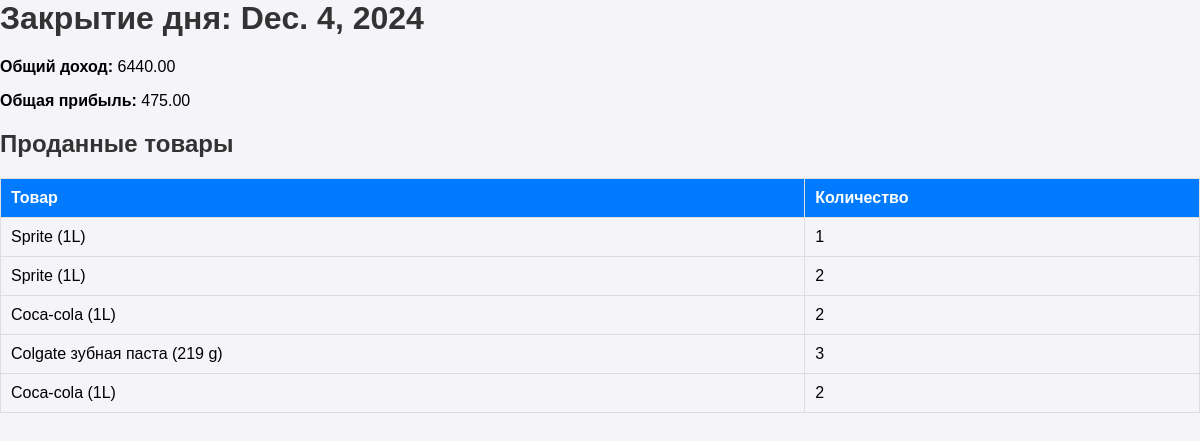
The page /closed_day/44/ on the database its author committed.
### inventory/models.py (models this page shows, shortened)
class ClosedDay(models.Model):
    date = models.DateField(default=now)
    total_income = models.DecimalField(max_digits=10, decimal_places=2)
    total_profit = models.DecimalField(max_digits=10, decimal_places=2)

class DailySale(models.Model):
    product = models.ForeignKey(Product, on_delete=models.CASCADE)
    quantity = models.PositiveIntegerField()
    sale_date = models.DateField()
    total_price = models.DecimalField(max_digits=10, decimal_places=2)
    is_closed = models.BooleanField(default=False)
    closed_day = models.ForeignKey('ClosedDay', on_delete=models.SET_NULL, null=True, blank=True)

class Product(models.Model):
    name = models.CharField(max_length=100)
    description = models.TextField(blank=True, null=True)
    category = models.ForeignKey(Category, on_delete=models.CASCADE)
    quantity = models.PositiveIntegerField(default=0)
    purchase_price = models.DecimalField(max_digits=10, decimal_places=2)
    sale_price = models.DecimalField(max_digits=10, decimal_places=2)

### inventory/views.py (the view)
# urls.py: path('closed_day/<int:closed_day_id>/', views.closed_day_detail, name='closed_day_detail'),
def closed_day_detail(request, closed_day_id):
    closed_day = get_object_or_404(ClosedDay, id=closed_day_id)
    sales = closed_day.dailysale_set.all()  # Используем обратную связь для получения связанных продаж
    total_income = sales.aggregate(total=Sum(F('quantity') * F('product__sale_price')))['total'] or 0
    total_profit = sales.aggregate(
        total_profit=Sum(
            ExpressionWrapper(
                F('quantity') * (F('product__sale_price') - F('product__purchase_price')),
                output_field=DecimalField(max_digits=10, decimal_places=2)
            )
        )
    )['total_profit'] or 0
    return render(request, 'inventory/closed_day_detail.html', {
        'closed_day': closed_day,
        'sales': sales,
        'total_income': total_income,
        'total_profit': total_profit,
    })

### inventory/templates/inventory/closed_day_detail.html (shortened to what this page needs)
<h1>Закрытие дня: {{ closed_day.date }}</h1>
<div class="summary">
    <p><strong>Общий доход:</strong> {{ closed_day.total_income }}</p>
    <p><strong>Общая прибыль:</strong> {{ closed_day.total_profit }}</p>
</div>
<h2>Проданные товары</h2>
<table class="table">
    <thead>
        <tr>
            <th>Товар</th>
            <th>Количество</th>
        </tr>
    </thead>
    <tbody>
        {% for sale in sales %}
        <tr>
            <td>{{ sale.product.name }}</td>
            <td>{{ sale.quantity }}</td>
        </tr>
        {% empty %}
        <tr>
            <td colspan="2">Нет данных о продажах для этого дня.</td>
        </tr>
        {% endfor %}
    </tbody>
</table>

### inventory/templates/inventory/closed_day_detail.html (style rules this page uses)
h1, h2 { color: #333; }
table { width: 100%; border-collapse: collapse; margin-top: 10px; }
table, th, td { border: 1px solid #ddd; }
th, td { padding: 10px; text-align: left; }
th { background-color: #007BFF; color: white; }

### rows shown on the page
ClosedDay: date "Dec. 4, 2024", total_income "6440.00", total_profit "475.00"
DailySale: product.name "Sprite (1L)", quantity "1"
DailySale: product.name "Sprite (1L)", quantity "2"
DailySale: product.name "Coca-cola (1L)", quantity "2"
DailySale: product.name "Colgate зубная паста (219 g)", quantity "3"
DailySale: product.name "Coca-cola (1L)", quantity "2"
